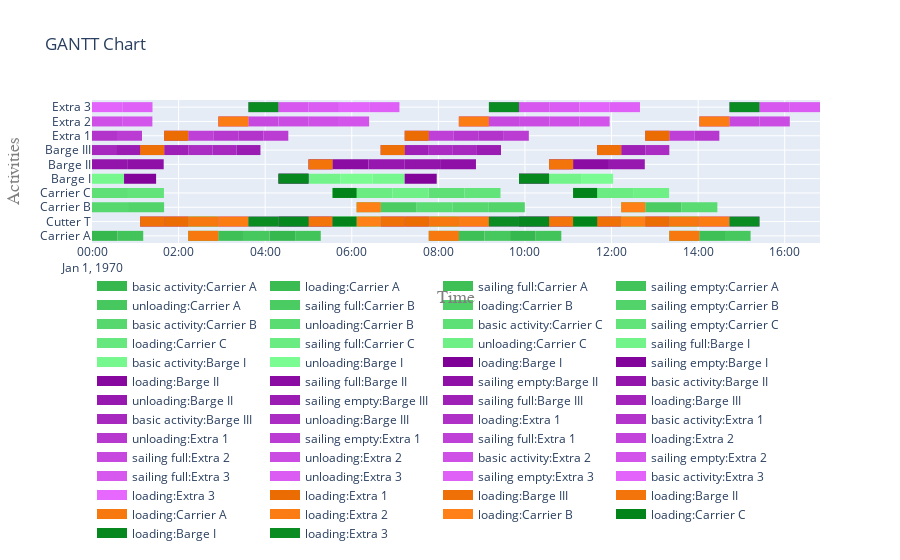

Notebook code cell kept with this figure:
### Code cell
fig = get_gantt_chart(vessels, id_map=activities)
